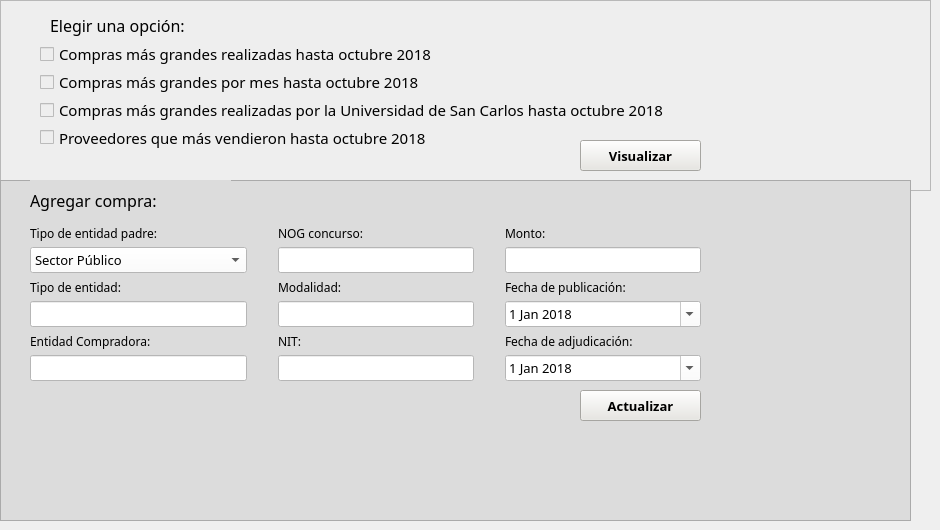
    <widget class="QWidget" name="tab_3">
     <attribute name="title">
      <string>Compras 2018</string>
     </attribute>
     <widget class="QFrame" name="frame_6">
      <property name="geometry">
       <rect>
        <x>0</x>
        <y>0</y>
        <width>931</width>
        <height>191</height>
       </rect>
      </property>
      <property name="styleSheet">
       <string notr="true">background-color: rgb(238, 238, 238);</string>
      </property>
      <property name="frameShape">
       <enum>QFrame::StyledPanel</enum>
      </property>
      <property name="frameShadow">
       <enum>QFrame::Raised</enum>
      </property>
      <widget class="QLabel" name="label_opcion_4">
       <property name="geometry">
        <rect>
         <x>50</x>
         <y>10</y>
         <width>211</width>
         <height>31</height>
        </rect>
       </property>
       <property name="font">
        <font>
         <family>Century Gothic</family>
         <pointsize>12</pointsize>
         <weight>50</weight>
         <italic>false</italic>
         <bold>false</bold>
        </font>
       </property>
       <property name="text">
        <string>Elegir una opción:</string>
       </property>
      </widget>
      <widget class="QWidget" name="verticalLayoutWidget_5">
       <property name="geometry">
        <rect>
         <x>40</x>
         <y>40</y>
         <width>649</width>
         <height>111</height>
        </rect>
       </property>
       <layout class="QVBoxLayout" name="verticalLayout_5">
        <property name="spacing">
         <number>0</number>
        </property>
        <item>
         <widget class="QCheckBox" name="checkBox_grandes_4">
          <property name="font">
           <font>
            <family>Century Gothic</family>
            <pointsize>11</pointsize>
           </font>
          </property>
          <property name="styleSheet">
           <string notr="true">selection-background-color: rgb(0, 255, 0);</string>
          </property>
          <property name="text">
           <string>Compras más grandes realizadas hasta octubre 2018</string>
          </property>
         </widget>
        </item>
        <item>
         <widget class="QCheckBox" name="checkBox_mes_4">
          <property name="font">
           <font>
            <family>Century Gothic</family>
            <pointsize>11</pointsize>
           </font>
          </property>
          <property name="text">
           <string>Compras más grandes por mes hasta octubre 2018</string>
          </property>
         </widget>
        </item>
        <item>
         <widget class="QCheckBox" name="checkBox_USAC_4">
          <property name="font">
           <font>
            <family>Century Gothic</family>
            <pointsize>11</pointsize>
            <weight>50</weight>
            <italic>false</italic>
            <bold>false</bold>
           </font>
          </property>
          <property name="text">
           <string>Compras más grandes realizadas por la Universidad de San Carlos hasta octubre 2018</string>
          </property>
          <property name="checked">
           <bool>false</bool>
          </property>
          <property name="autoRepeat">
           <bool>false</bool>
          </property>
          <property name="autoExclusive">
           <bool>false</bool>
          </property>
          <property name="tristate">
           <bool>false</bool>
          </property>
         </widget>
        </item>
        <item>
         <widget class="QCheckBox" name="checkBox_proveedores_3">
          <property name="font">
           <font>
            <family>Century Gothic</family>
            <pointsize>11</pointsize>
           </font>
          </property>
          <property name="text">
           <string>Proveedores que más vendieron hasta octubre 2018</string>
          </property>
         </widget>
        </item>
       </layout>
      </widget>
      <widget class="QPushButton" name="boton_visualizar_4">
       <property name="geometry">
        <rect>
         <x>580</x>
         <y>140</y>
         <width>121</width>
         <height>31</height>
        </rect>
       </property>
       <property name="font">
        <font>
         <family>Century Gothic</family>
         <pointsize>10</pointsize>
         <weight>75</weight>
         <bold>true</bold>
        </font>
       </property>
       <property name="styleSheet">
        <string notr="true">background-color: rgb(232, 231, 226);</string>
       </property>
       <property name="text">
        <string>Visualizar</string>
       </property>
      </widget>
     </widget>
     <widget class="QFrame" name="frame_5">
      <property name="geometry">
       <rect>
        <x>0</x>
        <y>180</y>
        <width>911</width>
        <height>341</height>
       </rect>
      </property>
      <property name="styleSheet">
       <string notr="true">background-color: rgb(220, 220, 220);</string>
      </property>
      <property name="frameShape">
       <enum>QFrame::StyledPanel</enum>
      </property>
      <property name="frameShadow">
       <enum>QFrame::Raised</enum>
      </property>
      <widget class="QLabel" name="label_agregar_4">
       <property name="geometry">
        <rect>
         <x>30</x>
         <y>0</y>
         <width>201</width>
         <height>41</height>
        </rect>
       </property>
       <property name="font">
        <font>
         <family>Century Gothic</family>
         <pointsize>12</pointsize>
        </font>
       </property>
       <property name="text">
        <string>Agregar compra:</string>
       </property>
      </widget>
      <widget class="QPushButton" name="boton_actualizar_4">
       <property name="geometry">
        <rect>
         <x>580</x>
         <y>210</y>
         <width>121</width>
         <height>31</height>
        </rect>
       </property>
       <property name="font">
        <font>
         <family>Century Gothic</family>
         <pointsize>10</pointsize>
         <weight>75</weight>
         <bold>true</bold>
        </font>
       </property>
       <property name="styleSheet">
        <string notr="true">background-color: rgb(232, 231, 226);</string>
       </property>
       <property name="text">
        <string>Actualizar</string>
       </property>
      </widget>
      <widget class="QWidget" name="gridLayoutWidget_3">
       <property name="geometry">
        <rect>
         <x>30</x>
         <y>40</y>
         <width>671</width>
         <height>161</height>
        </rect>
       </property>
       <layout class="QGridLayout" name="gridLayout_3">
        <property name="topMargin">
         <number>0</number>
        </property>
        <property name="horizontalSpacing">
         <number>31</number>
        </property>
        <property name="verticalSpacing">
         <number>1</number>
        </property>
        <item row="4" column="1">
         <widget class="QLabel" name="label_modalidad_3">
          <property name="font">
           <font>
            <family>Century Gothic</family>
            <pointsize>9</pointsize>
           </font>
          </property>
          <property name="text">
           <string>Modalidad:</string>
          </property>
         </widget>
        </item>
        <item row="1" column="0">
         <widget class="QComboBox" name="comboBox_padre_3">
          <property name="font">
           <font>
            <family>Century Gothic</family>
            <pointsize>10</pointsize>
           </font>
          </property>
          <property name="styleSheet">
           <string notr="true">background-color: rgb(255, 255, 255);</string>
          </property>
          <item>
           <property name="text">
            <string>Sector Público</string>
           </property>
          </item>
          <item>
           <property name="text">
            <string>Fideicomisos y otras entidades</string>
           </property>
          </item>
          <item>
           <property name="text">
            <string>Organizaciones Internacionales</string>
           </property>
          </item>
         </widget>
        </item>
        <item row="7" column="0">
         <widget class="QLabel" name="label_compradora_3">
          <property name="font">
           <font>
            <family>Century Gothic</family>
            <pointsize>9</pointsize>
           </font>
          </property>
          <property name="text">
           <string>Entidad Compradora:</string>
          </property>
         </widget>
        </item>
        <item row="4" column="0">
         <widget class="QLabel" name="label_entidad_3">
          <property name="font">
           <font>
            <family>Century Gothic</family>
            <pointsize>9</pointsize>
           </font>
          </property>
          <property name="text">
           <string>Tipo de entidad:</string>
          </property>
         </widget>
        </item>
        <item row="7" column="1">
         <widget class="QLabel" name="label_nit_3">
          <property name="font">
           <font>
            <family>Century Gothic</family>
            <pointsize>9</pointsize>
           </font>
          </property>
          <property name="text">
           <string>NIT:</string>
          </property>
         </widget>
        </item>
        <item row="0" column="1">
         <widget class="QLabel" name="label_nog_3">
          <property name="font">
           <font>
            <family>Century Gothic</family>
            <pointsize>9</pointsize>
           </font>
          </property>
          <property name="text">
           <string>NOG concurso:</string>
          </property>
         </widget>
        </item>
        <item row="7" column="2">
         <widget class="QLabel" name="label_adjudicacion_3">
          <property name="font">
           <font>
            <family>Century Gothic</family>
            <pointsize>9</pointsize>
           </font>
          </property>
          <property name="text">
           <string>Fecha de adjudicación:</string>
          </property>
         </widget>
        </item>
        <item row="6" column="0">
         <widget class="QLineEdit" name="texto_entidad_3">
          <property name="font">
           <font>
            <family>Century Gothic</family>
            <pointsize>10</pointsize>
           </font>
          </property>
          <property name="styleSheet">
           <string notr="true">background-color: rgb(255, 255, 255);</string>
          </property>
         </widget>
        </item>
        <item row="4" column="2">
         <widget class="QLabel" name="label_publicacion_3">
          <property name="font">
           <font>
            <family>Century Gothic</family>
            <pointsize>9</pointsize>
           </font>
          </property>
          <property name="text">
           <string>Fecha de publicación:</string>
          </property>
         </widget>
        </item>
        <item row="8" column="1">
         <widget class="QLineEdit" name="texto_nit_3">
          <property name="font">
           <font>
            <family>Century Gothic</family>
            <pointsize>10</pointsize>
           </font>
          </property>
          <property name="styleSheet">
           <string notr="true">background-color: rgb(255, 255, 255);</string>
          </property>
         </widget>
        </item>
        <item row="6" column="1">
         <widget class="QLineEdit" name="texto_modalidad_3">
          <property name="font">
           <font>
            <family>Century Gothic</family>
            <pointsize>10</pointsize>
           </font>
          </property>
          <property name="styleSheet">
           <string notr="true">background-color: rgb(255, 255, 255);</string>
          </property>
         </widget>
        </item>
        <item row="0" column="2">
         <widget class="QLabel" name="label_monto_3">
          <property name="font">
           <font>
            <family>Century Gothic</family>
            <pointsize>9</pointsize>
           </font>
          </property>
          <property name="text">
           <string>Monto:</string>
          </property>
         </widget>
        </item>
        <item row="0" column="0">
         <widget class="QLabel" name="label_padre_3">
          <property name="font">
           <font>
            <family>Century Gothic</family>
            <pointsize>9</pointsize>
           </font>
          </property>
          <property name="text">
           <string>Tipo de entidad padre:</string>
          </property>
          <property name="buddy">
           <cstring>comboBox_padre</cstring>
          </property>
         </widget>
        </item>
        <item row="8" column="0">
         <widget class="QLineEdit" name="texto_compradora_3">
          <property name="font">
           <font>
            <family>Century Gothic</family>
            <pointsize>10</pointsize>
           </font>
          </property>
          <property name="styleSheet">
           <string notr="true">background-color: rgb(255, 255, 255);</string>
          </property>
         </widget>
        </item>
        <item row="1" column="1">
         <widget class="QLineEdit" name="texto_nog_3">
          <property name="font">
           <font>
            <family>Century Gothic</family>
            <pointsize>10</pointsize>
           </font>
          </property>
          <property name="styleSheet">
           <string notr="true">background-color: rgb(255, 255, 255);</string>
          </property>
         </widget>
        </item>
        <item row="1" column="2">
         <widget class="QLineEdit" name="texto_monto_3">
          <property name="font">
           <font>
            <family>Century Gothic</family>
            <pointsize>10</pointsize>
           </font>
          </property>
          <property name="styleSheet">
           <string notr="true">background-color: rgb(255, 255, 255);</string>
          </property>
         </widget>
        </item>
        <item row="6" column="2">
         <widget class="QDateEdit" name="fecha_publicacion_3">
          <property name="font">
           <font>
            <family>Century Gothic</family>
            <pointsize>10</pointsize>
           </font>
          </property>
          <property name="styleSheet">
           <string notr="true">background-color: rgb(255, 255, 255);</string>
          </property>
          <property name="maximumDate">
           <date>
            <year>2018</year>
            <month>10</month>
            <day>31</day>
           </date>
          </property>
          <property name="minimumDate">
           <date>
            <year>2018</year>
            <month>1</month>
            <day>1</day>
           </date>
          </property>
          <property name="calendarPopup">
           <bool>true</bool>
          </property>
         </widget>
        </item>
        <item row="8" column="2">
         <widget class="QDateEdit" name="fecha_adjudicacion_3">
          <property name="font">
           <font>
            <family>Century Gothic</family>
            <pointsize>10</pointsize>
           </font>
          </property>
          <property name="styleSheet">
           <string notr="true">background-color: rgb(255, 255, 255);</string>
          </property>
          <property name="maximumDate">
           <date>
            <year>2018</year>
            <month>10</month>
            <day>31</day>
           </date>
          </property>
          <property name="minimumDate">
           <date>
            <year>2018</year>
            <month>1</month>
            <day>1</day>
           </date>
          </property>
          <property name="calendarPopup">
           <bool>true</bool>
          </property>
         </widget>
        </item>
       </layout>
      </widget>
     </widget>
    </widget>
